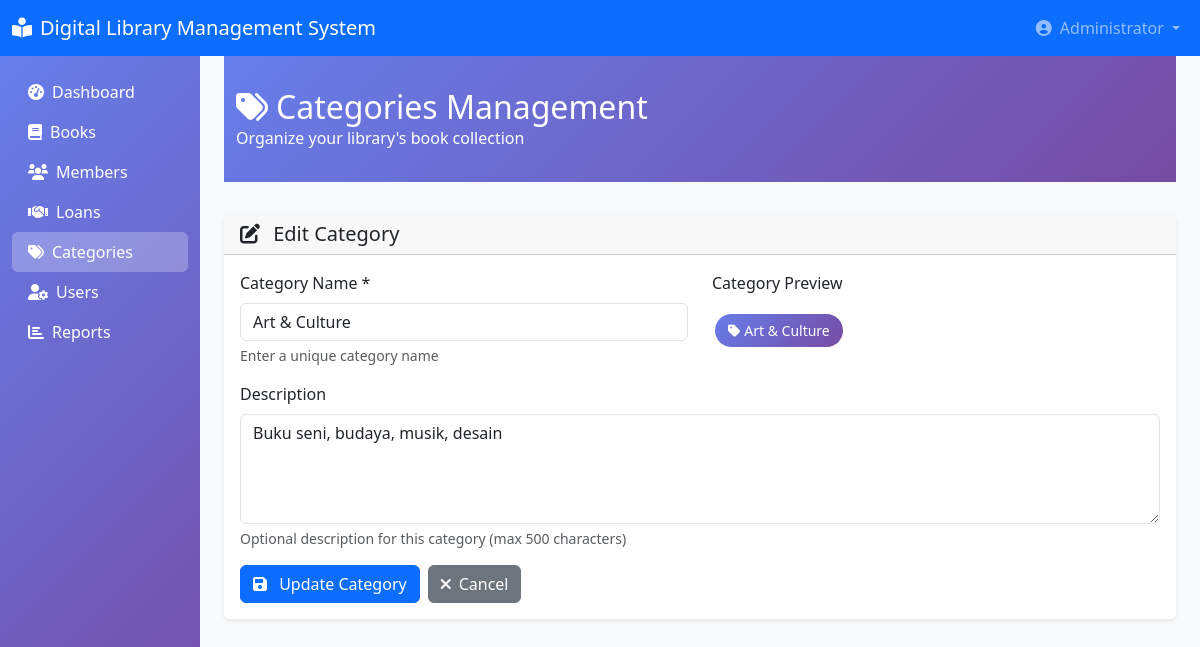
Page /categories.php?action=edit&id=8 (signed in) on the committed database.
### tables this page shows
CREATE TABLE `categories` (
  `id` int NOT NULL,
  `name` varchar(100) NOT NULL,
  `description` text,
  `created_at` timestamp NULL DEFAULT CURRENT_TIMESTAMP,
  `updated_at` timestamp NULL DEFAULT CURRENT_TIMESTAMP ON UPDATE CURRENT_TIMESTAMP
);

### config.php (called while the page is built, shortened)
<?php
class Database
{
    private static $instance = null;
    private $connection;
    private function __construct()
    {
        try {
            $this->connection = new PDO(
                "mysql:host=" . DB_HOST . ";dbname=" . DB_NAME . ";charset=utf8",
                DB_USER,
                DB_PASS,
                [
                    PDO::ATTR_ERRMODE => PDO::ERRMODE_EXCEPTION,
                    PDO::ATTR_DEFAULT_FETCH_MODE => PDO::FETCH_ASSOC,
                    PDO::ATTR_EMULATE_PREPARES => false
                ]
            );
        } catch (PDOException $e) {
            die("Database connection failed: " . $e->getMessage());
        }
    }
    public static function getInstance()
    {
        if (self::$instance === null) {
            self::$instance = new self();
        }
        return self::$instance;
    }
    public function getConnection()
    {
        return $this->connection;
    }
}
function isAdmin()
{
    return isset($_SESSION['role']) && $_SESSION['role'] === 'admin';
}

### classes/BaseModel.php (called while the page is built, shortened)
<?php
abstract class BaseModel
{
    protected $db;
    protected $table;
    protected $primaryKey = 'id';
    protected $hidden = [];
    public function __construct()
    {
        $this->db = Database::getInstance()->getConnection();
    }
    public function find($id)
    {
        try {
            $sql = "SELECT * FROM {$this->table} WHERE {$this->primaryKey} = :id";
            $stmt = $this->db->prepare($sql);
            $stmt->bindParam(':id', $id, PDO::PARAM_INT);
            $stmt->execute();
            $result = $stmt->fetch();
            if ($result) {
                return $this->hideFields($result);
            }
            return null;
        } catch (PDOException $e) {
            throw new Exception("Error finding record: " . $e->getMessage());
        }
    }
    protected function hideFields($data)
    {
        if (empty($this->hidden)) {
            return $data;
        }
        return $data;
    }
}

### categories.php (the view, shortened to what this page needs)
<?php
require_once 'config.php';
require_once 'classes/BaseModel.php';
$categoryModel = new Category();
$action = $_GET['action'] ?? 'list';
$editCategory = null;
if ($action === 'edit' && isset($_GET['id'])) {
    try {
        $editCategory = $categoryModel->find((int)$_GET['id']);
    } catch (Exception $e) {
        $message = $e->getMessage();
        $messageType = 'error';
        $action = 'list';
    }
}
?>
<!DOCTYPE html>
<html lang="en">
<head>
    <link href="https://cdn.jsdelivr.net/npm/bootstrap@5.3.0/dist/css/bootstrap.min.css" rel="stylesheet">
    <link href="https://cdnjs.cloudflare.com/ajax/libs/font-awesome/6.0.0/css/all.min.css" rel="stylesheet">
    <link href="https://cdn.datatables.net/1.13.0/css/dataTables.bootstrap5.min.css" rel="stylesheet">
</head>
<body>
    <nav class="navbar navbar-expand-lg navbar-dark bg-primary">
        <div class="container-fluid">
            <a class="navbar-brand" href="dashboard.php">
                <i class="fas fa-book-reader me-2"></i><?php echo SITE_NAME; ?>
            </a>
            <div class="navbar-nav ms-auto">
                <div class="nav-item dropdown">
                    <a class="nav-link dropdown-toggle" href="#" data-bs-toggle="dropdown">
                        <i class="fas fa-user-circle me-2"></i><?php echo htmlspecialchars($_SESSION['full_name']); ?>
                    </a>
                </div>
            </div>
        </div>
    </nav>
    <div class="container-fluid">
        <div class="row">
            <nav class="col-md-3 col-lg-2 d-md-block sidebar collapse" style="background: linear-gradient(135deg, #667eea 0%, #764ba2 100%); min-height: calc(100vh - 56px);">
                <div class="position-sticky pt-3">
                    <ul class="nav flex-column">
                        <li class="nav-item">
                            <a class="nav-link text-white" href="dashboard.php">
                                <i class="fas fa-tachometer-alt me-2"></i>Dashboard
                            </a>
                        </li>
                        <li class="nav-item">
                            <a class="nav-link text-white" href="books.php">
                                <i class="fas fa-book me-2"></i>Books
                            </a>
                        </li>
                        <li class="nav-item">
                            <a class="nav-link text-white" href="members.php">
                                <i class="fas fa-users me-2"></i>Members
                            </a>
                        </li>
                        <li class="nav-item">
                            <a class="nav-link text-white" href="loans.php">
                                <i class="fas fa-handshake me-2"></i>Loans
                            </a>
                        </li>
                        <li class="nav-item">
                            <a class="nav-link text-white bg-white bg-opacity-25 rounded" href="categories.php">
                                <i class="fas fa-tags me-2"></i>Categories
                            </a>
                        </li>
                        <?php if (isAdmin()): ?>
                            <li class="nav-item">
                                <a class="nav-link text-white" href="users.php">
                                    <i class="fas fa-user-cog me-2"></i>Users
                                </a>
                            </li>
                        <?php endif; ?>
                        <li class="nav-item">
                            <a class="nav-link text-white" href="reports.php">
                                <i class="fas fa-chart-bar me-2"></i>Reports
                            </a>
                        </li>
                    </ul>
                </div>
            </nav>
            <main class="col-md-9 ms-sm-auto col-lg-10 px-md-4">
                <div class="page-header">
                    <div class="container-fluid">
                        <div class="row align-items-center">
                            <div class="col">
                                <h1 class="h2 mb-0">
                                    <i class="fas fa-tags me-2"></i>Categories Management
                                </h1>
                                <p class="mb-0">Organize your library's book collection</p>
                            </div>
                        </div>
                    </div>
                </div>
                <?php if ($action === 'add' || $action === 'edit'): ?>
                    <div class="card">
                        <div class="card-header">
                            <h5 class="mb-0">
                                <i class="fas fa-<?php echo $action === 'add' ? 'plus' : 'edit'; ?> me-2"></i>
                                <?php echo $action === 'add' ? 'Add New Category' : 'Edit Category'; ?>
                            </h5>
                        </div>
                        <div class="card-body">
                            <form method="POST" id="categoryForm">
                                <div class="row">
                                    <div class="col-md-6 mb-3">
                                        <label for="name" class="form-label">Category Name *</label>
                                        <input type="text" class="form-control" id="name" name="name"
                                            value="<?php echo htmlspecialchars($editCategory['name'] ?? ''); ?>"
                                            required maxlength="100">
                                        <div class="form-text">Enter a unique category name</div>
                                    </div>
                                    <div class="col-md-6 mb-3">
                                        <label class="form-label">Category Preview</label>
                                        <div class="form-control-plaintext">
                                            <span class="category-tag" id="categoryPreview">
                                            </span>
                                        </div>
                                    </div>
                                </div>
                                <div class="mb-3">
                                    <label for="description" class="form-label">Description</label>
                                    <textarea class="form-control" id="description" name="description"
                                        rows="4" maxlength="500"><?php echo htmlspecialchars($editCategory['description'] ?? ''); ?></textarea>
                                    <div class="form-text">Optional description for this category (max 500 characters)</div>
                                </div>
                                <div class="d-flex gap-2">
                                    <button type="submit" name="<?php echo $action === 'add' ? 'add_category' : 'edit_category'; ?>" class="btn btn-primary">
                                        <i class="fas fa-save me-2"></i>
                                        <?php echo $action === 'add' ? 'Add Category' : 'Update Category'; ?>
                                    </button>
                                    <a href="categories.php" class="btn btn-secondary">
                                        <i class="fas fa-times me-2"></i>Cancel
                                    </a>
                                </div>
                            </form>
                        </div>
                    </div>
                <?php endif; ?>
            </main>
        </div>
    </div>
</body>
</html>

### categories.php (style rules this page uses)
body { background-color: #f8f9fa; }
.page-header { background: linear-gradient(135deg, #667eea 0%, #764ba2 100%); color: white; padding: 2rem 0; margin-bottom: 2rem; }
.card { box-shadow: 0 0.125rem 0.25rem rgba(0, 0, 0, 0.075); border: none; }
.category-tag { display: inline-block; padding: 0.4rem 0.8rem; margin: 0.2rem; background: linear-gradient(135deg, #667eea 0%, #764ba2 100%); color: white; border-radius: 20px; font-size: 0.875rem; text-decoration: none; transition: all 0.3s ease; }

### rows in the picture
categories: name "Art & Culture", description "Buku seni, budaya, musik, desain"

### other values in the picture
SITE_NAME "Digital Library Management System"
$_SESSION['full_name'] "Administrator"
